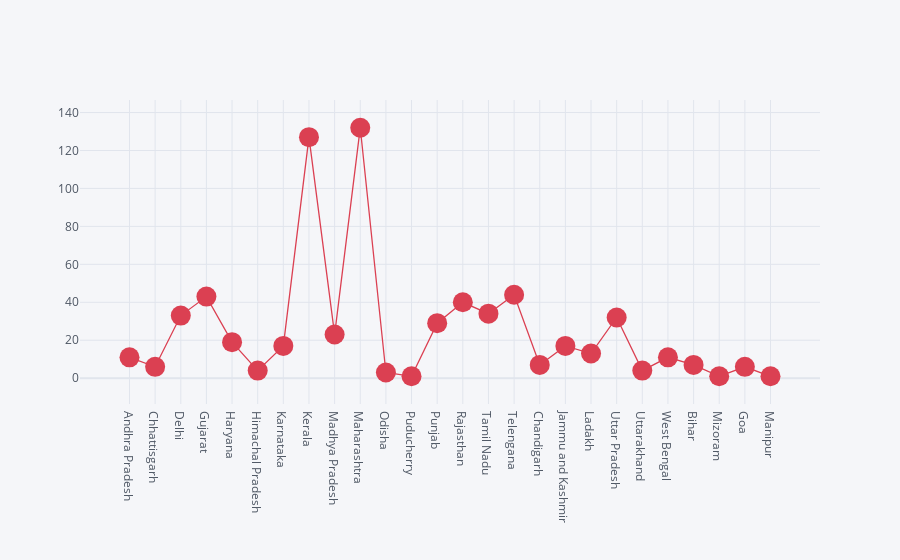

The code cell stored with this chart in its notebook:
### Code cell
df.iplot(kind='scatter',x='Name of State / UT', y='Total Active Cases',mode='markers+lines',colors='red',size=20) #plotly

### Figure 1 — Plotly figure (JSON) as saved in the notebook; plotly's stock layout.template omitted (floating-point values rounded to 4 significant figures)
{"data": [{"line": {"color": "rgba(219, 64, 82, 1.0)", "dash": "solid", "shape": "linear", "width": 1.3}, "marker": {"size": 20, "symbol": "circle"}, "mode": "markers+lines", "name": "Total Active Cases", "text": "", "type": "scatter", "x": ["Andhra Pradesh", "Chhattisgarh", "Delhi", "Gujarat", "Haryana", "Himachal Pradesh", "Karnataka", "Kerala", "Madhya Pradesh", "Maharashtra", "Odisha", "Puducherry", "Punjab", "Rajasthan", "Tamil Nadu", "Telengana", "Chandigarh", "Jammu and Kashmir", "Ladakh", "Uttar Pradesh", "Uttarakhand", "West Bengal", "Bihar", "Mizoram", "Goa", "Manipur"], "y": [11, 6, 33, 43, 19, 4, 17, 127, 23, 132, 3, 1, 29, 40, 34, 44, 7, 17, 13, 32, 4, 11, 7, 1, 6, 1]}], "layout": {"legend": {"bgcolor": "#F5F6F9", "font": {"color": "#4D5663"}}, "paper_bgcolor": "#F5F6F9", "plot_bgcolor": "#F5F6F9", "title": {"font": {"color": "#4D5663"}}, "xaxis": {"gridcolor": "#E1E5ED", "showgrid": true, "tickfont": {"color": "#4D5663"}, "title": {"font": {"color": "#4D5663"}, "text": ""}, "zerolinecolor": "#E1E5ED"}, "yaxis": {"gridcolor": "#E1E5ED", "showgrid": true, "tickfont": {"color": "#4D5663"}, "title": {"font": {"color": "#4D5663"}, "text": ""}, "zerolinecolor": "#E1E5ED"}}}
